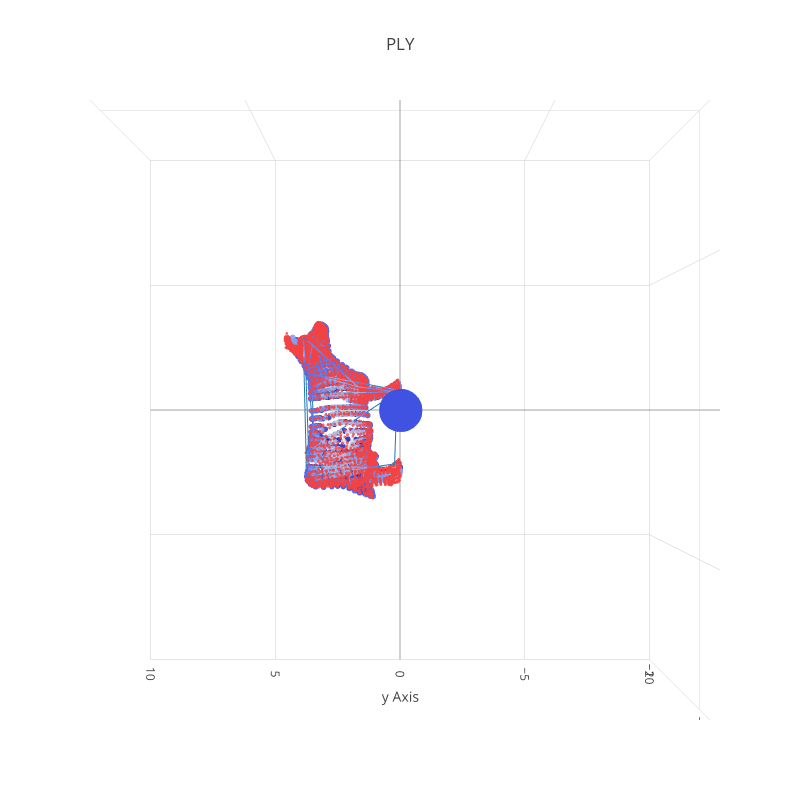

The cell this chart's notebook holds for it:
### Code cell
projCowHull =Scatter3d(x=hull_points_xy[:,0],
                y=hull_points_xy[:,1],
                z=np.tile(-10,len(hull_points_xy)),#z2,
                mode='lines',
                line=dict(
                    color='#1f77b4',
                    width=2)
               )
                
    
projCowScat =Scatter3d(x=x2,
                y=y2,
                z=np.tile(-10,len(x2)),#z2,
                mode='markers',
                marker=dict(
                    size=1,
                    color='#f44242',                # set color to an array/list of desired values
                    opacity=0.8)
               )
                
xMark =Scatter3d(x=[5],
            y=[0],
            z=[0],
            mode='markers',
            marker=dict(size=15,color='#f44242')
           )

yMark =Scatter3d(x=[0],
            y=[5],
            z=[0],
            mode='markers',
            marker=dict(size=15,color='#50ed7a')
           )

zMark =Scatter3d(x=[0],
            y=[0],
            z=[-5],
            mode='markers',
            marker=dict(size=15,color='#3f52e2')
           )

        
axis=dict(showbackground=False,
          showline=True,  
          zeroline=True,
          showgrid=True,
          showticklabels=True,
          title='' 
          )

layout = Layout(title="PLY", 
                width=800,
                height=800,
                showlegend=False,
                scene=Scene(aspectmode='manual',
                            aspectratio=dict(x=1, y=1, z=1),
                            xaxis=dict(range=[-10, 10], title='x Axis'),
                            yaxis=dict(range=[-10, 10], title='y Axis'),
                            zaxis=dict(range=[-20,0], title='z Axis'),
                            camera = dict(
                                up=dict(x=1, y=0, z=0),
                                center=dict(x=0, y=0, z=0),
                                eye=dict(x=0, y=0, z=1)
                            ),

                           ),
                margin=Margin(t=100),
                hovermode='closest',
                
                )


data=Data([projCowHull,cowScat,projCowScat,xMark,yMark,zMark])
fig=Figure(data=data, layout=layout)
iplot(fig)

### Figure 1 — Plotly figure (JSON) as saved in the notebook; plotly's stock layout.template omitted (floating-point values rounded to 4 significant figures; data arrays with more than 128 entries replaced by an {"elided": "..."} marker saying what was removed)
{"data": [{"line": {"color": "#1f77b4", "width": 2}, "mode": "lines", "type": "scatter3d", "x": [0.553, 0.553, 0.9822, 0.6206, 1.952, 1.09, -1.512, -1.523, -1.537, -1.441, 0.4815, -1.139, -0.5791, 0.4482, 1.09, 0.4482, 0.4815, 0.6206, 1.751, 0.9822, 1.751, 1.952, -1.772, -1.512, -1.523, -1.537, -1.441, -1.772, -1.139, -0.5791, 0.9822, 0.9822], "y": [0.1672, 0.1672, 2.466, 1.131, 2.587, 2.518, 2.43, 0.7051, 0.1177, 0.1446, 0.07815, 2.514, 2.313, 2.342, 2.518, 2.342, 0.07815, 1.131, 2.342, 2.466, 2.342, 2.587, 2.495, 2.43, 0.7051, 0.1177, 0.1446, 2.495, 2.514, 2.313, 2.466, 2.466], "z": [-10, -10, -10, -10, -10, -10, -10, -10, -10, -10, -10, -10, -10, -10, -10, -10, -10, -10, -10, -10, -10, -10, -10, -10, -10, -10, -10, -10, -10, -10, -10, -10]}, {"marker": {"color": {"elided": "2903 float values"}, "colorscale": "Red", "opacity": 0.8, "size": 2}, "mode": "markers", "type": "scatter3d", "x": {"elided": "2903 float values"}, "y": {"elided": "2903 float values"}, "z": {"elided": "2903 float values"}}, {"marker": {"color": "#f44242", "opacity": 0.8, "size": 1}, "mode": "markers", "type": "scatter3d", "x": {"elided": "2903 float values"}, "y": {"elided": "2903 float values"}, "z": {"elided": "2903 int values"}}, {"marker": {"color": "#f44242", "size": 15}, "mode": "markers", "type": "scatter3d", "x": [5], "y": [0], "z": [0]}, {"marker": {"color": "#50ed7a", "size": 15}, "mode": "markers", "type": "scatter3d", "x": [0], "y": [5], "z": [0]}, {"marker": {"color": "#3f52e2", "size": 15}, "mode": "markers", "type": "scatter3d", "x": [0], "y": [0], "z": [-5]}], "layout": {"height": 800, "hovermode": "closest", "margin": {"t": 100}, "scene": {"aspectmode": "manual", "aspectratio": {"x": 1, "y": 1, "z": 1}, "camera": {"center": {"x": 0, "y": 0, "z": 0}, "eye": {"x": 0, "y": 0, "z": 1}, "up": {"x": 1, "y": 0, "z": 0}}, "xaxis": {"range": [-10, 10], "title": "x Axis"}, "yaxis": {"range": [-10, 10], "title": "y Axis"}, "zaxis": {"range": [-20, 0], "title": "z Axis"}}, "showlegend": false, "title": "PLY", "width": 800}}
